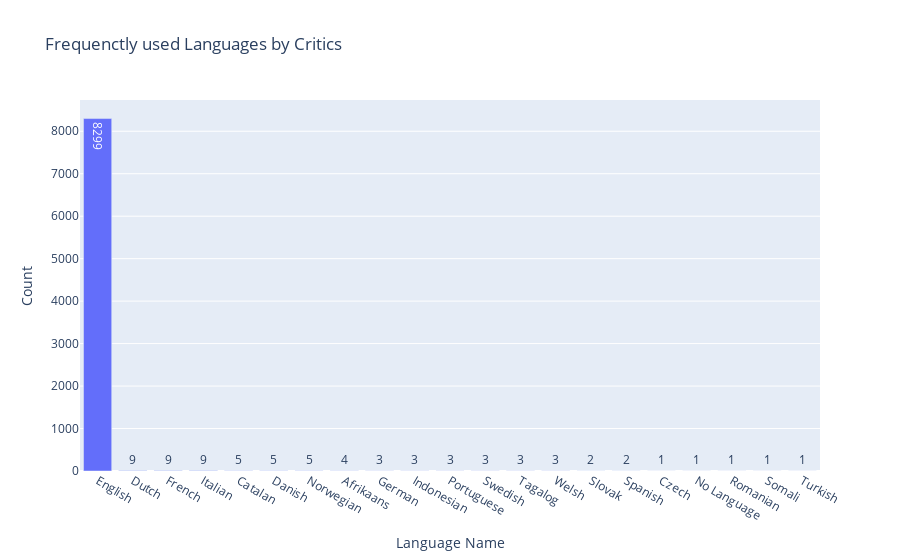

Here is the notebook cell this chart was saved with:
### Markdown cell above
***6. Explore the critics concensus rating: what language is used most often?***

### Code cell
def languages_critics_consensus(data):
    language_names = {
        'af': 'Afrikaans',
        'ar': 'Arabic',
        'bg': 'Bulgarian',
        'bn': 'Bengali',
        'ca': 'Catalan',
        'cs': 'Czech',
        'cy': 'Welsh',
        'da': 'Danish',
        'de': 'German',
        'el': 'Greek',
        'en': 'English',
        'es': 'Spanish',
        'et': 'Estonian',
        'fa': 'Persian',
        'fi': 'Finnish',
        'fr': 'French',
        'gu': 'Gujarati',
        'he': 'Hebrew',
        'hi': 'Hindi',
        'hr': 'Croatian',
        'hu': 'Hungarian',
        'id': 'Indonesian',
        'it': 'Italian',
        'ja': 'Japanese',
        'kn': 'Kannada',
        'ko': 'Korean',
        'lt': 'Lithuanian',
        'lv': 'Latvian',
        'mk': 'Macedonian',
        'ml': 'Malayalam',
        'mr': 'Marathi',
        'ne': 'Nepali',
        'nl': 'Dutch',
        'no': 'Norwegian',
        'pa': 'Punjabi',
        'pl': 'Polish',
        'pt': 'Portuguese',
        'ro': 'Romanian',
        'ru': 'Russian',
        'sk': 'Slovak',
        'sl': 'Slovenian',
        'so': 'Somali',
        'sq': 'Albanian',
        'sv': 'Swedish',
        'sw': 'Swahili',
        'ta': 'Tamil',
        'te': 'Telugu',
        'th': 'Thai',
        'tl': 'Tagalog',
        'tr': 'Turkish',
        'uk': 'Ukrainian',
        'ur': 'Urdu',
        'vi': 'Vietnamese',
        'zh-cn': 'Chinese (Simplified)',
        'zh-tw': 'Chinese (Traditional)',
        'na': 'No Language'
    };
    dff_agg = pd.DataFrame(language_names.items(), columns=['Language Code', 'Language Name']);
    dff_agg["Count"] = 0;

    dff = data.copy();

    no_lang_count = 0;

    for i in dff.index:
        if i in dff[~dff["critics_consensus"].isnull()].index.tolist():
            try:
                language_results = detect_langs(dff.loc[i, "critics_consensus"]);
                for result in language_results:
                    for j in dff_agg.index:
                        if result.lang == dff_agg.loc[j, "Language Code"]:
                            dff_agg.loc[j, "Count"] += 1;
            except LangDetectException as e:
                no_lang_count += 1;
    dff_agg.loc[len(dff_agg)-1, "Count"] = no_lang_count;
    dff_agg = dff_agg.sort_values(by=["Count","Language Name"], ascending=[False,True]);
    dff_agg = dff_agg[dff_agg["Count"] > 0];

    fig = px.bar(dff_agg, x="Language Name", y="Count", text_auto=True, title="Frequenctly used Languages by Critics");
    fig.show();

languages_critics_consensus(df)

### Figure 1 — Plotly figure (JSON) as saved in the notebook; plotly's stock layout.template omitted (floating-point values rounded to 4 significant figures)
{"data": [{"alignmentgroup": "True", "hovertemplate": "Language Name=%{x}<br>Count=%{y}<extra></extra>", "legendgroup": "", "marker": {"color": "#636efa", "pattern": {"shape": ""}}, "name": "", "offsetgroup": "", "orientation": "v", "showlegend": false, "textposition": "auto", "texttemplate": "%{y}", "type": "bar", "x": ["English", "Dutch", "French", "Italian", "Catalan", "Danish", "Norwegian", "Afrikaans", "German", "Indonesian", "Portuguese", "Swedish", "Tagalog", "Welsh", "Slovak", "Spanish", "Czech", "No Language", "Romanian", "Somali", "Turkish"], "xaxis": "x", "y": [8299, 9, 9, 9, 5, 5, 5, 4, 3, 3, 3, 3, 3, 3, 2, 2, 1, 1, 1, 1, 1], "yaxis": "y"}], "layout": {"barmode": "relative", "legend": {"tracegroupgap": 0}, "title": {"text": "Frequenctly used Languages by Critics"}, "xaxis": {"anchor": "y", "domain": [0, 1], "title": {"text": "Language Name"}}, "yaxis": {"anchor": "x", "domain": [0, 1], "title": {"text": "Count"}}}}
